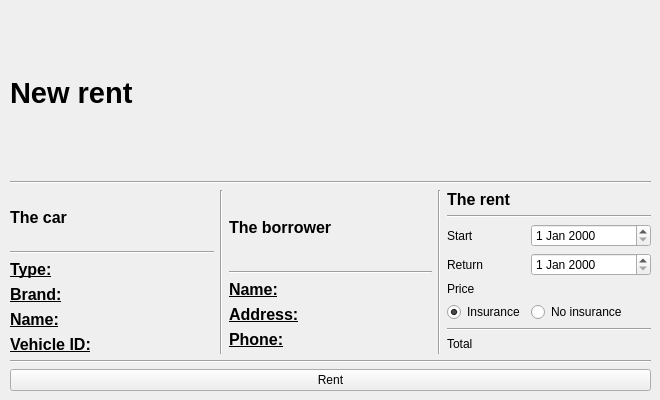
    <widget class="QWidget" name="pageNewRent">
     <widget class="QWidget" name="verticalLayoutWidget_3">
      <property name="geometry">
       <rect>
        <x>10</x>
        <y>10</y>
        <width>641</width>
        <height>381</height>
       </rect>
      </property>
      <layout class="QVBoxLayout" name="verticalLayout">
       <item>
        <widget class="QLabel" name="label_18">
         <property name="font">
          <font>
           <pointsize>22</pointsize>
           <weight>75</weight>
           <bold>true</bold>
          </font>
         </property>
         <property name="text">
          <string>New rent</string>
         </property>
        </widget>
       </item>
       <item>
        <widget class="Line" name="line_7">
         <property name="orientation">
          <enum>Qt::Horizontal</enum>
         </property>
        </widget>
       </item>
       <item>
        <layout class="QHBoxLayout" name="horizontalLayout_3">
         <item>
          <layout class="QVBoxLayout" name="verticalLayout_2">
           <item>
            <widget class="QLabel" name="label_19">
             <property name="font">
              <font>
               <pointsize>12</pointsize>
               <weight>75</weight>
               <bold>true</bold>
              </font>
             </property>
             <property name="text">
              <string>The car</string>
             </property>
            </widget>
           </item>
           <item>
            <widget class="Line" name="line_9">
             <property name="orientation">
              <enum>Qt::Horizontal</enum>
             </property>
            </widget>
           </item>
           <item>
            <layout class="QFormLayout" name="formLayout_5">
             <property name="fieldGrowthPolicy">
              <enum>QFormLayout::AllNonFixedFieldsGrow</enum>
             </property>
             <item row="0" column="0">
              <widget class="QLabel" name="label_20">
               <property name="font">
                <font>
                 <pointsize>12</pointsize>
                 <weight>75</weight>
                 <bold>true</bold>
                 <underline>true</underline>
                </font>
               </property>
               <property name="text">
                <string>Type:</string>
               </property>
              </widget>
             </item>
             <item row="0" column="1">
              <widget class="QLabel" name="label_vehicle_type_2">
               <property name="text">
                <string/>
               </property>
              </widget>
             </item>
             <item row="1" column="0">
              <widget class="QLabel" name="label_21">
               <property name="font">
                <font>
                 <pointsize>12</pointsize>
                 <weight>75</weight>
                 <bold>true</bold>
                 <underline>true</underline>
                </font>
               </property>
               <property name="text">
                <string>Brand:</string>
               </property>
              </widget>
             </item>
             <item row="1" column="1">
              <widget class="QLabel" name="label_vehicle_brand_2">
               <property name="text">
                <string/>
               </property>
              </widget>
             </item>
             <item row="2" column="0">
              <widget class="QLabel" name="label_22">
               <property name="font">
                <font>
                 <pointsize>12</pointsize>
                 <weight>75</weight>
                 <bold>true</bold>
                 <underline>true</underline>
                </font>
               </property>
               <property name="text">
                <string>Name:</string>
               </property>
              </widget>
             </item>
             <item row="2" column="1">
              <widget class="QLabel" name="label_vehicle_name_2">
               <property name="text">
                <string/>
               </property>
              </widget>
             </item>
             <item row="3" column="0">
              <widget class="QLabel" name="label_40">
               <property name="font">
                <font>
                 <pointsize>12</pointsize>
                 <weight>75</weight>
                 <bold>true</bold>
                 <underline>true</underline>
                </font>
               </property>
               <property name="text">
                <string>Vehicle ID:</string>
               </property>
              </widget>
             </item>
             <item row="3" column="1">
              <widget class="QLabel" name="label_vehicle_id_2">
               <property name="text">
                <string/>
               </property>
              </widget>
             </item>
            </layout>
           </item>
          </layout>
         </item>
         <item>
          <widget class="Line" name="line_8">
           <property name="orientation">
            <enum>Qt::Vertical</enum>
           </property>
          </widget>
         </item>
         <item>
          <layout class="QVBoxLayout" name="verticalLayout_5">
           <item>
            <widget class="QLabel" name="label_23">
             <property name="font">
              <font>
               <pointsize>12</pointsize>
               <weight>75</weight>
               <bold>true</bold>
              </font>
             </property>
             <property name="text">
              <string>The borrower</string>
             </property>
            </widget>
           </item>
           <item>
            <widget class="Line" name="line_11">
             <property name="orientation">
              <enum>Qt::Horizontal</enum>
             </property>
            </widget>
           </item>
           <item>
            <layout class="QFormLayout" name="formLayout_6">
             <property name="fieldGrowthPolicy">
              <enum>QFormLayout::AllNonFixedFieldsGrow</enum>
             </property>
             <item row="0" column="0">
              <widget class="QLabel" name="label_25">
               <property name="font">
                <font>
                 <pointsize>12</pointsize>
                 <weight>75</weight>
                 <bold>true</bold>
                 <underline>true</underline>
                </font>
               </property>
               <property name="text">
                <string>Name:</string>
               </property>
              </widget>
             </item>
             <item row="0" column="1">
              <widget class="QLabel" name="label_borro_name">
               <property name="text">
                <string/>
               </property>
              </widget>
             </item>
             <item row="1" column="0">
              <widget class="QLabel" name="label_26">
               <property name="font">
                <font>
                 <pointsize>12</pointsize>
                 <weight>75</weight>
                 <bold>true</bold>
                 <underline>true</underline>
                </font>
               </property>
               <property name="text">
                <string>Address:</string>
               </property>
              </widget>
             </item>
             <item row="1" column="1">
              <widget class="QLabel" name="label_borro_address">
               <property name="text">
                <string/>
               </property>
              </widget>
             </item>
             <item row="2" column="0">
              <widget class="QLabel" name="label_27">
               <property name="font">
                <font>
                 <pointsize>12</pointsize>
                 <weight>75</weight>
                 <bold>true</bold>
                 <underline>true</underline>
                </font>
               </property>
               <property name="text">
                <string>Phone:</string>
               </property>
              </widget>
             </item>
             <item row="2" column="1">
              <widget class="QLabel" name="label_borro_phone">
               <property name="text">
                <string/>
               </property>
              </widget>
             </item>
            </layout>
           </item>
          </layout>
         </item>
         <item>
          <widget class="Line" name="line_10">
           <property name="orientation">
            <enum>Qt::Vertical</enum>
           </property>
          </widget>
         </item>
         <item>
          <layout class="QVBoxLayout" name="verticalLayout_6">
           <item>
            <widget class="QLabel" name="label_24">
             <property name="font">
              <font>
               <pointsize>12</pointsize>
               <weight>75</weight>
               <bold>true</bold>
              </font>
             </property>
             <property name="text">
              <string>The rent</string>
             </property>
            </widget>
           </item>
           <item>
            <widget class="Line" name="line_12">
             <property name="orientation">
              <enum>Qt::Horizontal</enum>
             </property>
            </widget>
           </item>
           <item>
            <layout class="QFormLayout" name="formLayout_3">
             <property name="fieldGrowthPolicy">
              <enum>QFormLayout::AllNonFixedFieldsGrow</enum>
             </property>
             <item row="0" column="0">
              <widget class="QLabel" name="label_28">
               <property name="text">
                <string>Start</string>
               </property>
              </widget>
             </item>
             <item row="1" column="0">
              <widget class="QLabel" name="label_29">
               <property name="text">
                <string>Return</string>
               </property>
              </widget>
             </item>
             <item row="2" column="0">
              <widget class="QLabel" name="label_32">
               <property name="text">
                <string>Price</string>
               </property>
              </widget>
             </item>
             <item row="2" column="1">
              <widget class="QLabel" name="label_rent_dailyCost">
               <property name="text">
                <string/>
               </property>
              </widget>
             </item>
             <item row="0" column="1">
              <widget class="QDateEdit" name="date_rent_start"/>
             </item>
             <item row="1" column="1">
              <widget class="QDateEdit" name="date_rent_return"/>
             </item>
             <item row="3" column="0">
              <widget class="QRadioButton" name="radio_insu">
               <property name="text">
                <string>Insurance</string>
               </property>
               <property name="checked">
                <bool>true</bool>
               </property>
              </widget>
             </item>
             <item row="3" column="1">
              <widget class="QRadioButton" name="radio_noinsu">
               <property name="text">
                <string>No insurance</string>
               </property>
              </widget>
             </item>
            </layout>
           </item>
           <item>
            <widget class="Line" name="line_14">
             <property name="orientation">
              <enum>Qt::Horizontal</enum>
             </property>
            </widget>
           </item>
           <item>
            <layout class="QFormLayout" name="formLayout_7">
             <item row="0" column="0">
              <widget class="QLabel" name="label_30">
               <property name="text">
                <string>Total</string>
               </property>
              </widget>
             </item>
             <item row="0" column="1">
              <widget class="QLabel" name="label_rent_totalCost">
               <property name="text">
                <string/>
               </property>
              </widget>
             </item>
            </layout>
           </item>
          </layout>
         </item>
        </layout>
       </item>
       <item>
        <widget class="Line" name="line_13">
         <property name="orientation">
          <enum>Qt::Horizontal</enum>
         </property>
        </widget>
       </item>
       <item>
        <widget class="QPushButton" name="pushButton_2">
         <property name="text">
          <string>Rent</string>
         </property>
        </widget>
       </item>
      </layout>
     </widget>
    </widget>
